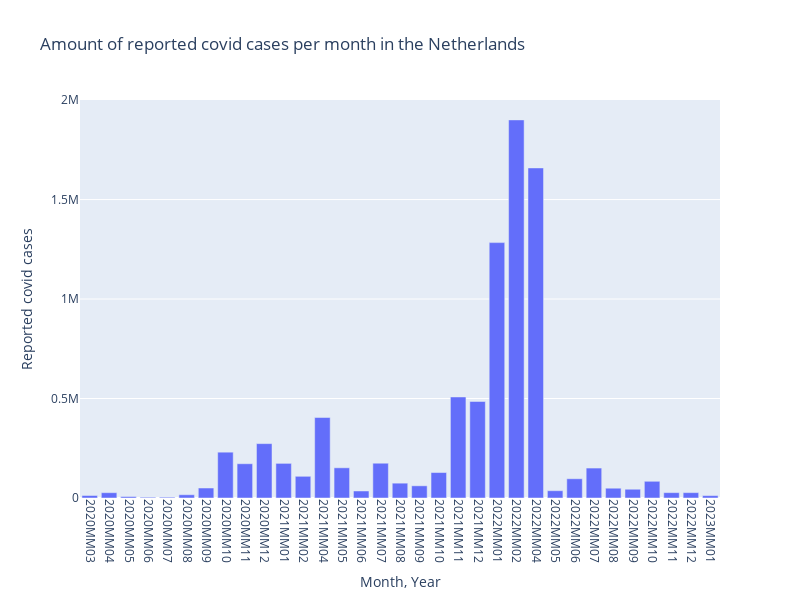

Notebook source saved alongside this figure:
### Code cell
fig = px.bar(x= cumulative_per_date.keys(), y=cumulative_per_date.values(), title = 'Amount of reported covid cases per month in the Netherlands')
fig.update_xaxes(tickangle=90, title = 'Month, Year')
fig.update_yaxes(title = 'Reported covid cases')
fig.update_layout(autosize = False, width = 800, height = 600)

fig.show()

### Figure 1 — Plotly figure (JSON) as saved in the notebook; plotly's stock layout.template omitted (floating-point values rounded to 4 significant figures)
{"data": [{"alignmentgroup": "True", "hovertemplate": "x=%{x}<br>y=%{y}<extra></extra>", "legendgroup": "", "marker": {"color": "#636efa", "pattern": {"shape": ""}}, "name": "", "offsetgroup": "", "orientation": "v", "showlegend": false, "textposition": "auto", "type": "bar", "x": ["2020MM03", "2020MM04", "2020MM05", "2020MM06", "2020MM07", "2020MM08", "2020MM09", "2020MM10", "2020MM11", "2020MM12", "2021MM01", "2021MM02", "2021MM04", "2021MM05", "2021MM06", "2021MM07", "2021MM08", "2021MM09", "2021MM10", "2021MM11", "2021MM12", "2022MM01", "2022MM02", "2022MM04", "2022MM05", "2022MM06", "2022MM07", "2022MM08", "2022MM09", "2022MM10", "2022MM11", "2022MM12", "2023MM01"], "xaxis": "x", "y": [12595, 26716, 7126, 3831, 4028, 16365, 50166, 230293, 172255, 273309, 174021, 109045, 404434, 151799, 35218, 174793, 74554, 61284, 127962, 507820, 485064, 1283474, 1900270, 1658867, 36617, 96703, 150459, 49197, 44050, 83983, 26957, 26974, 12103], "yaxis": "y"}], "layout": {"autosize": false, "barmode": "relative", "height": 600, "legend": {"tracegroupgap": 0}, "title": {"text": "Amount of reported covid cases per month in the Netherlands"}, "width": 800, "xaxis": {"anchor": "y", "domain": [0, 1], "tickangle": 90, "title": {"text": "Month, Year"}}, "yaxis": {"anchor": "x", "domain": [0, 1], "title": {"text": "Reported covid cases"}}}}
